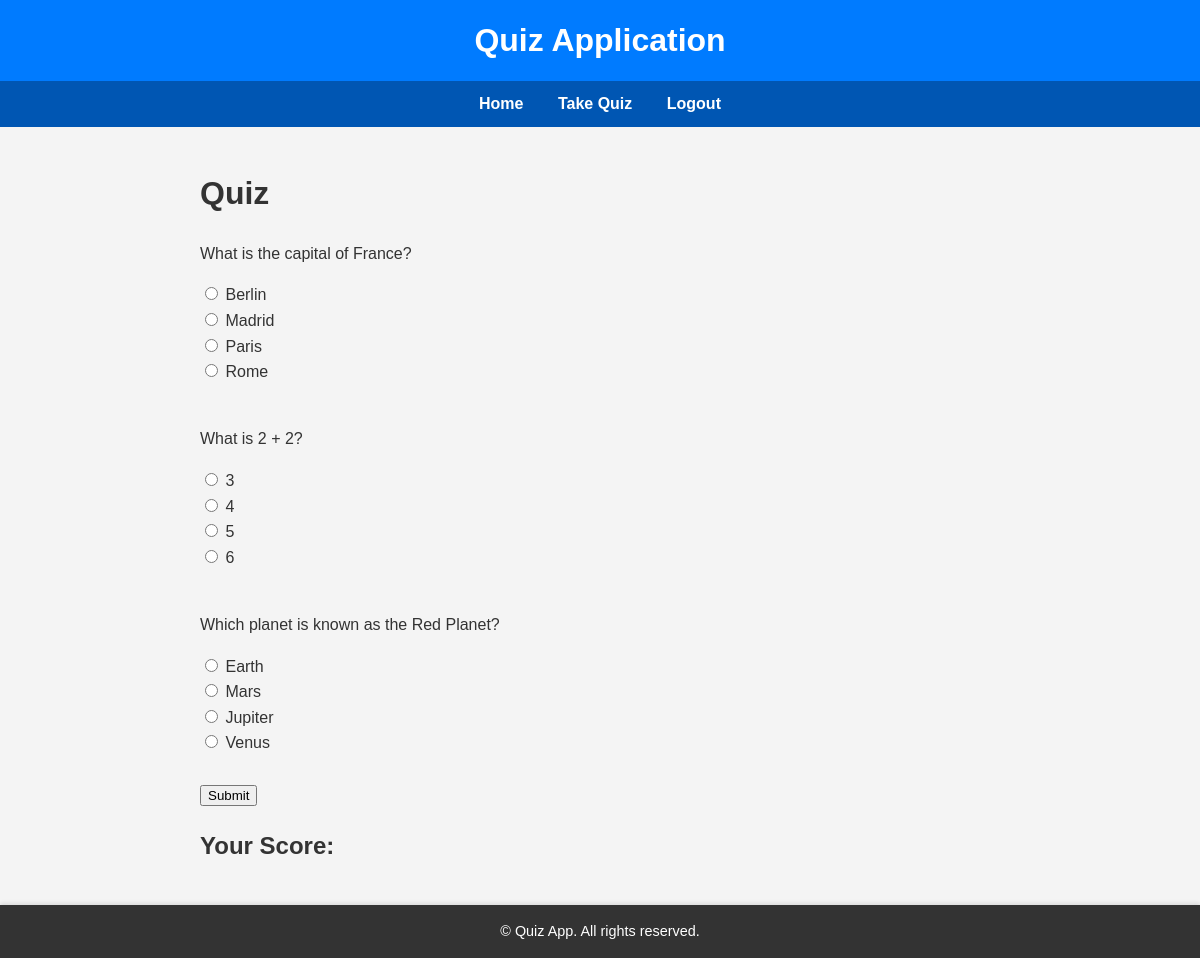
Page /quiz (signed in) on the committed database.
### app.py (models this page shows, shortened)
class Quiz(db.Model):
    id = db.Column(db.Integer, primary_key=True)  # Primary key
    question = db.Column(db.String(255), nullable=False)  # The question text
    option_a = db.Column(db.String(150), nullable=False)  # Option A
    option_b = db.Column(db.String(150), nullable=False)  # Option B
    option_c = db.Column(db.String(150), nullable=False)  # Option C
    option_d = db.Column(db.String(150), nullable=False)  # Option D
    correct_answer = db.Column(db.String(1), nullable=False)  # The correct answer (A/B/C/D)

### app.py (the view, shortened to what this page needs)
@app.route("/quiz", methods=["GET", "POST"])
@login_required
def quiz():
    questions = Quiz.query.all()
    return render_template("quiz.html", questions=questions)

### app.py (called while the page is built)
@login_manager.user_loader
def load_user(user_id):
    return User.query.get(int(user_id))

### templates/quiz.html
{% extends "base.html" %}
{% block content %}
<h1>Quiz</h1>
<form method="POST">
    {% for question in questions %}
        <div class="question">
            <p>{{ question.question }}</p>
            <label>
                <input type="radio" name="question_{{ question.id }}" value="A">
                {{ question.option_a }}
            </label><br>
            <label>
                <input type="radio" name="question_{{ question.id }}" value="B">
                {{ question.option_b }}
            </label><br>
            <label>
                <input type="radio" name="question_{{ question.id }}" value="C">
                {{ question.option_c }}
            </label><br>
            <label>
                <input type="radio" name="question_{{ question.id }}" value="D">
                {{ question.option_d }}
            </label><br><br>
        </div>
    {% endfor %}
    <button type="submit">Submit</button>
</form>
{% if score is not none %}
    <h2>Your Score: {{ score }}</h2>
{% endif %}
{% endblock %}

### templates/base.html (shortened to what this page needs)
<!DOCTYPE html>
<html lang="en">
<head>
</head>
<body>
    <header>
        <h1>Quiz Application</h1>
    </header>
    <nav>
        <a href="{{ url_for('home') }}">Home</a>
        {% if current_user.is_authenticated %}
            <a href="{{ url_for('quiz') }}">Take Quiz</a>
            <a href="{{ url_for('logout') }}">Logout</a>
        {% else %}
            <a href="{{ url_for('login') }}">Login</a>
            <a href="{{ url_for('register') }}">Register</a>
        {% endif %}
    </nav>
    <main>
        {% block content %}{% endblock %}
    </main>
    <footer>
        <p>&copy; {{ current_year }} Quiz App. All rights reserved.</p>
    </footer>
</body>
</html>

### templates/base.html (style rules this page uses)
body { font-family: Arial, sans-serif; margin: 0; padding: 0; background-color: #f4f4f4; color: #333; line-height: 1.6; }
header { background-color: #007BFF; color: #fff; padding: 15px; text-align: center; box-shadow: 0 2px 4px rgba(0, 0, 0, 0.1); }
header h1 { margin: 0; }
nav { background-color: #0056b3; padding: 10px; text-align: center; }
nav a { color: #fff; margin: 0 15px; text-decoration: none; font-weight: bold; }
main { padding: 20px; max-width: 800px; margin: 0 auto; }
footer { background-color: #333; color: #fff; text-align: center; padding: 15px 0; position: relative; bottom: 0; width: 100%; box-shadow: 0 -2px 4px rgba(0, 0, 0, 0.1); }
footer p { margin: 0; font-size: 0.9em; }

### rows in the picture
Quiz: question "What is the capital of France?", option_a "Berlin", option_b "Madrid", option_c "Paris", option_d "Rome"
Quiz: question "What is 2 + 2?", option_a "3", option_b "4", option_c "5", option_d "6"
Quiz: question "Which planet is known as the Red Planet?", option_a "Earth", option_b "Mars", option_c "Jupiter", option_d "Venus"
